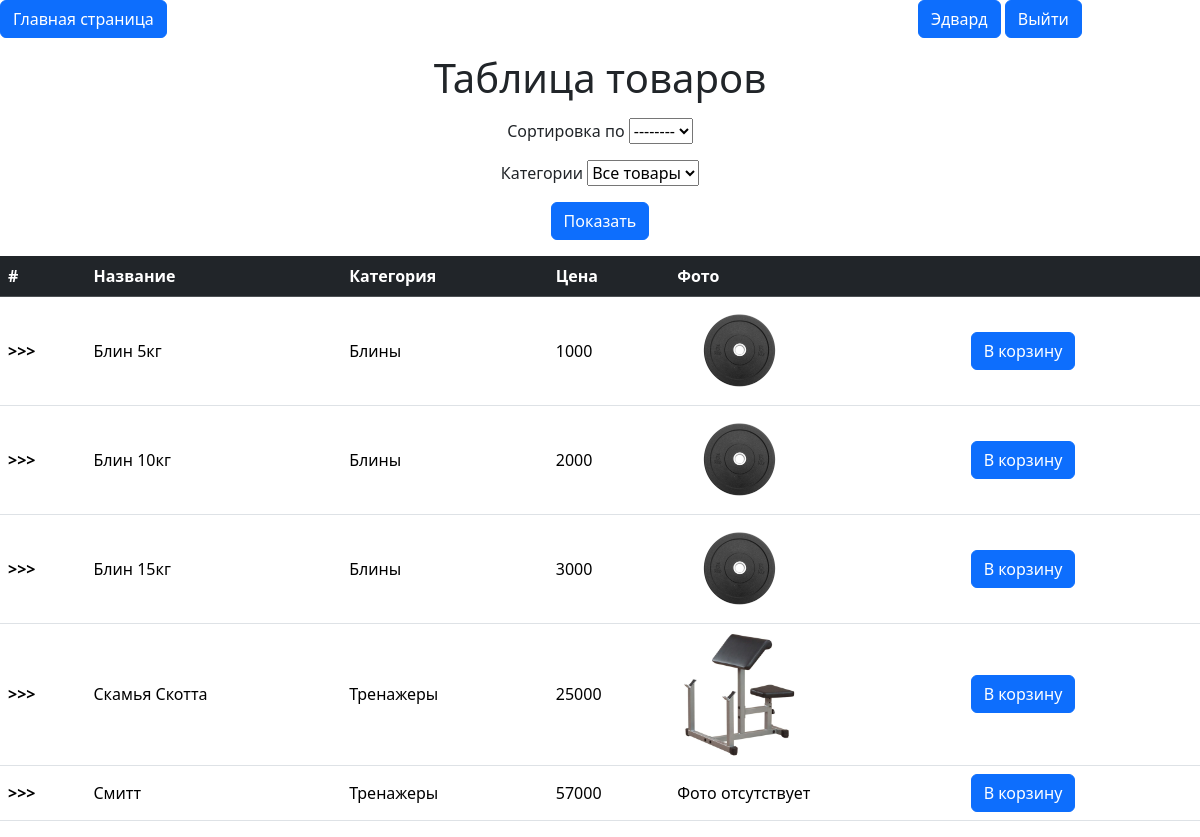
Page /mainapp/ (signed in) on the committed database.
### users/models.py (models this page shows)
class User(AbstractUser):
    basket = models.ManyToManyField(Product, related_name='Корзина')

### mainapp/models.py (models this page shows)
class Product(models.Model):
    title = models.CharField(max_length=50, unique=True, default='Без названия')
    price = models.IntegerField(default=0)
    photo = models.FileField(upload_to='photos', default=None,
                              blank=True, null=True, verbose_name='Фото')
    type = models.ForeignKey(TypeProduct, on_delete=PROTECT, null=True)

class TypeProduct(models.Model):
    type = models.CharField(max_length=50, unique=True)
    def __str__(self):
        return self.type

### mainapp/views.py (the view, shortened to what this page needs)
# urls.py: path('', first_page, name='home'),
@login_required
def first_page(request):
    kat = TypeProduct.objects.all()
    products = Product.objects.all()
    return render(request, 'mainapp/first_page.html', {'products': products, 'kat' :kat})

### mainapp/templates/mainapp/first_page.html (shortened to what this page needs)
{% extends 'mainapp/base.html' %}
{% block content %}
<figure class="text-center">
  <blockquote class="blockquote">
    <p><h1>Таблица товаров</h1></p>
  </blockquote>
  </figure>
<form method="post">
    <figure class="text-center">
    Сортировка по
    <select aria-label="Default select example" name="var">
      <option value="title">--------</option>
    </select>
    Категории
    <select aria-label="Default select example" name="kat">
            <option value="{{ p.type }}">Все товары</option>
    </select>
    <button class="btn btn-primary" type="submit">Показать</button>
    </figure>
</form>
<div class="table-responsive">
<table class="table align-middle" >
  <thead>
    <tr class="table-dark">
      <th scope="col">#</th>
      <th scope="col">Название</th>
      <th scope="col">Категория</th>
      <th scope="col">Цена</th>
      <th scope="col">Фото</th>
      <th scope="col"></th>
    </tr>
  </thead>
  <tbody>
  {% for p in products %}
    <tr class="align-center">
      <th scope="row">>>></th>
      <td>{{ p.title }}</td>
      <td>{{ p.type }}</td>
      <td>{{ p.price }}</td>
      {% if p.photo %}
        <td><img width="125" src="{{p.photo.url}}"></td>
      {% else %}
        <td>Фото отсутствует</td>
      {% endif %}
      <td>
          <form method="post">
              <button class="btn btn-primary" type="submit" name="basket" value="{{ p.title }}"">В корзину</button>
          </form>
      </td>
    </tr>
  {% endfor %}
  </tbody>
</table>
</div>
{% endblock %}

### mainapp/templates/mainapp/base.html (shortened to what this page needs)
<!DOCTYPE html>
{% load static %}
<html lang="en">
<head>
     <link href="https://cdn.jsdelivr.net/npm/bootstrap@5.3.3/dist/css/bootstrap.min.css" rel="stylesheet">
  </head>
</head>
<body>
<div class="row justify-content-between">
    <div class="col-3">
      <a href="{% url 'home' %}" class="btn btn-primary" role="button" data-bs-toggle="button">Главная страница</a>
    </div>
    <div class="col-3">
      <a href="{% url 'personal_account' %}" class="btn btn-primary" role="button" data-bs-toggle="button">{{ user.first_name }}</a>
      <a href="{% url 'logout' %}" class="btn btn-primary" role="button" data-bs-toggle="button">Выйти</a>
    </div>
  </div>
{% block content %}
{% endblock %}
</body>
</html>

### rows in the picture
User: first_name "Эдвард"
Product: title "Блин 5кг", type "Блины", price "1000", photo (picture)
Product: title "Блин 10кг", type "Блины", price "2000", photo (picture)
Product: title "Блин 15кг", type "Блины", price "3000", photo (picture)
Product: title "Скамья Скотта", type "Тренажеры", price "25000", photo (picture)
Product: title "Смитт", type "Тренажеры", price "57000", photo "Фото отсутствует"
